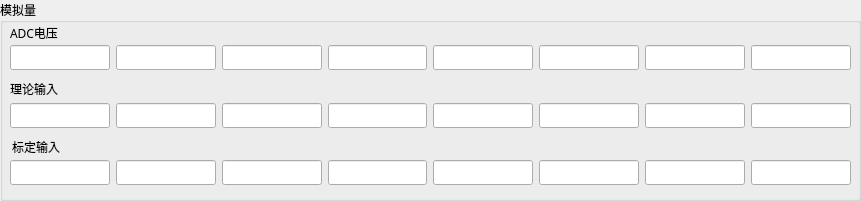
   <widget class="QGroupBox" name="groupBox_4">
    <property name="geometry">
     <rect>
      <x>10</x>
      <y>540</y>
      <width>861</width>
      <height>201</height>
     </rect>
    </property>
    <property name="font">
     <font>
      <family>微软雅黑</family>
     </font>
    </property>
    <property name="title">
     <string>模拟量</string>
    </property>
    <widget class="QWidget" name="horizontalLayoutWidget_5">
     <property name="geometry">
      <rect>
       <x>10</x>
       <y>42</y>
       <width>841</width>
       <height>31</height>
      </rect>
     </property>
     <layout class="QHBoxLayout" name="horizontalLayout_3">
      <item>
       <widget class="QLineEdit" name="adcValue_1"/>
      </item>
      <item>
       <widget class="QLineEdit" name="adcValue_2"/>
      </item>
      <item>
       <widget class="QLineEdit" name="adcValue_3"/>
      </item>
      <item>
       <widget class="QLineEdit" name="adcValue_4"/>
      </item>
      <item>
       <widget class="QLineEdit" name="adcValue_5"/>
      </item>
      <item>
       <widget class="QLineEdit" name="adcValue_6"/>
      </item>
      <item>
       <widget class="QLineEdit" name="adcValue_7"/>
      </item>
      <item>
       <widget class="QLineEdit" name="adcValue_8"/>
      </item>
     </layout>
    </widget>
    <widget class="QWidget" name="horizontalLayoutWidget_6">
     <property name="geometry">
      <rect>
       <x>10</x>
       <y>100</y>
       <width>841</width>
       <height>31</height>
      </rect>
     </property>
     <layout class="QHBoxLayout" name="horizontalLayout_6">
      <item>
       <widget class="QLineEdit" name="ain_1"/>
      </item>
      <item>
       <widget class="QLineEdit" name="ain_2"/>
      </item>
      <item>
       <widget class="QLineEdit" name="ain_3"/>
      </item>
      <item>
       <widget class="QLineEdit" name="ain_4"/>
      </item>
      <item>
       <widget class="QLineEdit" name="ain_5"/>
      </item>
      <item>
       <widget class="QLineEdit" name="ain_6"/>
      </item>
      <item>
       <widget class="QLineEdit" name="ain_7"/>
      </item>
      <item>
       <widget class="QLineEdit" name="ain_8"/>
      </item>
     </layout>
    </widget>
    <widget class="QLabel" name="label_5">
     <property name="geometry">
      <rect>
       <x>10</x>
       <y>25</y>
       <width>91</width>
       <height>16</height>
      </rect>
     </property>
     <property name="text">
      <string>ADC电压</string>
     </property>
    </widget>
    <widget class="QLabel" name="label_6">
     <property name="geometry">
      <rect>
       <x>10</x>
       <y>81</y>
       <width>81</width>
       <height>16</height>
      </rect>
     </property>
     <property name="text">
      <string>理论输入</string>
     </property>
    </widget>
    <widget class="QLabel" name="label_7">
     <property name="geometry">
      <rect>
       <x>12</x>
       <y>139</y>
       <width>72</width>
       <height>16</height>
      </rect>
     </property>
     <property name="text">
      <string>标定输入</string>
     </property>
    </widget>
    <widget class="QWidget" name="horizontalLayoutWidget_7">
     <property name="geometry">
      <rect>
       <x>10</x>
       <y>157</y>
       <width>841</width>
       <height>31</height>
      </rect>
     </property>
     <layout class="QHBoxLayout" name="horizontalLayout_7">
      <item>
       <widget class="QLineEdit" name="calibAin_1"/>
      </item>
      <item>
       <widget class="QLineEdit" name="calibAin_2"/>
      </item>
      <item>
       <widget class="QLineEdit" name="calibAin_3"/>
      </item>
      <item>
       <widget class="QLineEdit" name="calibAin_4"/>
      </item>
      <item>
       <widget class="QLineEdit" name="calibAin_5"/>
      </item>
      <item>
       <widget class="QLineEdit" name="calibAin_6"/>
      </item>
      <item>
       <widget class="QLineEdit" name="calibAin_7"/>
      </item>
      <item>
       <widget class="QLineEdit" name="calibAin_8"/>
      </item>
     </layout>
    </widget>
   </widget>
